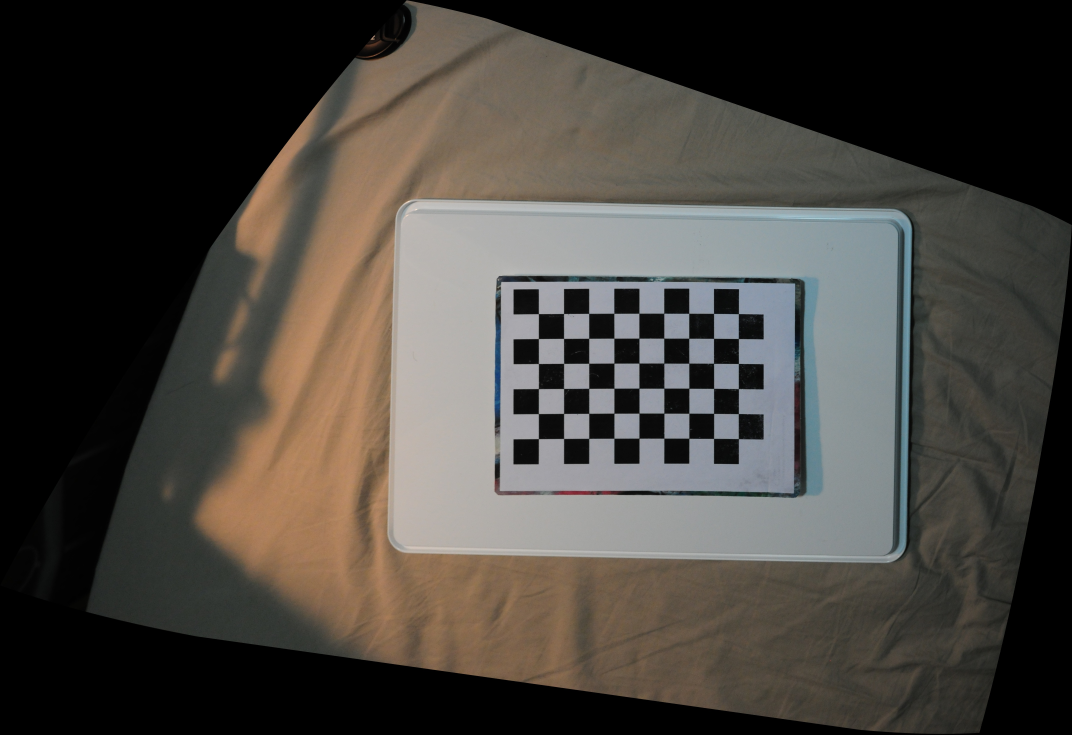
#> input picture versions/V1.4/Components/DSC_0631_after.jpg, 4288 x 2937 px (shown at 1/4 size)
$ python py_getContour.py
#> lines starting #> are read from the running program, lines starting #| are printed output that depends on the picture; after the words box and inside, x2 and y2 are one past the last pixel; in counts of white or black regions, pixels touching at a corner belong together
### versions/V1.4/Components/py_maskImage.py
# -*- coding: utf-8 -*-


import cv2
import numpy as np


def findChessboardInImage(Image, Width=6, Height=9):
    criteria = (cv2.TERM_CRITERIA_EPS + cv2.TERM_CRITERIA_MAX_ITER, 30, 0.001)

    # img_size = Image.shape[:2]
    gray = cv2.cvtColor(Image, cv2.COLOR_BGR2GRAY)

    # Find the chess board corners
    ret, corners = cv2.findChessboardCorners(gray, (Height, Width), None)

    # If found, return corners
    if ret:
        corners2 = cv2.cornerSubPix(gray, corners, (11, 11), (-1, -1), criteria)
        return corners2
    else:
        return []


def getChessboardCorners(Corners, Width=6, Height=9):
    # Get the 4 corner points of the chessboard
    points = Corners[0]
    for i in (Height - 1, (Width - 1) * Height, Width * Height - 1):
        points = np.vstack((points, Corners[i]))
    return points


def maskChessboardAndBackground(ImageWithCB, ImageWithEdge, AfterGrabCut=False, SampleType=2, CBD=0):
    # This function will mask the chessboard and the background
    # The program will first locate the chessboard, pick sample color at the chessboard corners
    # Then find the target area based on histogram back projection
    # Lastly, create a mask to cover the background and the chessboard
    # SampleType=1: Pick only the top left and bottom right corners
    #           =2: Pick only the top right and bottom left corners
    #           =<other int numbers>: Pick all 4 corners

    # Locate the chessboard first
    corners = getChessboardCorners(findChessboardInImage(ImageWithCB, Width=6, Height=9))

    # Get the corners of the chessboard based on its orientation
    if CBD < 1:
        x1 = int(corners[0][0])
        y1 = int(corners[0][1])
        x4 = int(corners[3][0])
        y4 = int(corners[3][1])
    else:
        x1 = int(corners[1][0])
        y1 = int(corners[1][1])
        x4 = int(corners[2][0])
        y4 = int(corners[2][1])

    if x1 > x4:
        x1, x4 = swapValue(x1, x4)
        y1, y4 = swapValue(y1, y4)

    dx = int((x4 - x1) / 8)

    point1 = (x1 - 3 * dx, y1 - 3 * dx)
    point2 = (x4 + 3 * dx, y4 + 3 * dx)

    # Get the region of the chessboard
    roi_chessboard = ImageWithCB[point1[1]:point2[1], point1[0]:point2[0]]

    # Find the border of the chessboard by using edge detection
    roi_CB_gray = cv2.cvtColor(roi_chessboard, cv2.COLOR_BGR2GRAY)
    roi_CB_gray = cv2.bilateralFilter(roi_CB_gray, 9, 75, 75)
    roi_CB_edge = cv2.Canny(roi_CB_gray, 30, 60, L2gradient=True)

    # Find the bounding rectangle of the border
    x, y, w, h = cv2.boundingRect(roi_CB_edge)

    # Create a mask to cover the chessboard only if Grab Cut mask exist
    if AfterGrabCut:
        size = ImageWithEdge.shape[:2]
        mask = np.ones([size[0], size[1]], dtype=np.uint8)
        mask *= 255
        showImg('mask after creation', mask, 800)
        cv2.waitKey(0)
        mask = cv2.rectangle(mask, (point1[0] + x, point1[1] + y), (point1[0] + x + w, point1[1] + y + h), 0, -1)
        showImg('mask after covering chessboard', mask, 800)
        cv2.waitKey(0)
        ImageWithEdge = cv2.bitwise_and(ImageWithEdge, mask)
        showImg('after', ImageWithEdge, 800)
        cv2.waitKey(0)
        cv2.destroyAllWindows()
        return ImageWithEdge

    # Get color samples from 4 corners of the chessboard
    sample_1 = ImageWithCB[(point1[1] + y - dx):(point1[1] + y), (point1[0] + x - dx):(point1[0] + x)]
    sample_2 = ImageWithCB[(point1[1] + y + h):(point1[1] + y + h + dx), (point1[0] + x - dx):(point1[0] + x)]
    sample_3 = ImageWithCB[(point1[1] + y - dx):(point1[1] + y), (point1[0] + x + w):(point1[0] + x + w + dx)]
    sample_4 = ImageWithCB[(point1[1] + y + h):(point1[1] + y + h + dx), (point1[0] + x + w):(point1[0] + x + w + dx)]

    if SampleType == 1:
        sampleColor = np.hstack((sample_1, sample_4))
    elif SampleType == 2:
        sampleColor = np.hstack((sample_2, sample_3))
    else:
        sampleColor = np.vstack((np.hstack((sample_1, sample_3)), np.hstack((sample_2, sample_4))))

    # Get the region of the target area by using histogram back projection
    roi_target = histogramBackprojection(sampleColor, ImageWithCB, applyMask=False)
    showImg('target', roi_target, 800)
    cv2.waitKey(0)
    # cv2.destroyWindow('target')

    # Find the bounding rectangle of the target area
    X, Y, W, H = cv2.boundingRect(roi_target)

    # Create a mask
    size = ImageWithEdge.shape[:2]
    mask = np.zeros([size[0], size[1]], dtype=np.uint8)
    lowerY = Y - dx
    lowerX = X - dx
    upperY = Y + H + dx
    upperX = X + W + dx
    # Check if the roi is outside the image
    if lowerY < 0:
        lowerY = 0
    if lowerX < 0:
        lowerX = 0
    if upperY > size[0]:
        upperY = size[0]
    if upperX > size[1]:
        upperX = size[1]
    mask = cv2.rectangle(mask, (lowerX, lowerY), (upperX, upperY), 255, -1)
    mask = cv2.rectangle(mask, (point1[0] + x, point1[1] + y), (point1[0] + x + w, point1[1] + y + h), 0, -1)
    showImg('mask', mask, 800)
    cv2.waitKey(0)
    # cv2.destroyWindow('mask')

    # Mask the chessboard and the background
    ImageWithEdge = cv2.bitwise_and(ImageWithEdge, mask)
    showImg('after', ImageWithEdge, 800)
    cv2.waitKey(0)
    cv2.destroyAllWindows()
    return ImageWithEdge


def swapValue(Val_1, Val_2):
    return Val_2, Val_1


def closeMask(img):
    kernel = np.ones((5, 5), np.uint8)
    img = cv2.morphologyEx(img, cv2.MORPH_OPEN, kernel)
    kernel = np.ones((9, 9), np.uint8)
    return cv2.morphologyEx(img, cv2.MORPH_CLOSE, kernel)


def histogramBackprojection(roi, TargetImg, applyMask=False):
    hsv = cv2.cvtColor(roi, cv2.COLOR_BGR2HSV)
    hsvt = cv2.cvtColor(TargetImg, cv2.COLOR_BGR2HSV)

    # calculating object histogram
    roiHist = cv2.calcHist([hsv], [0, 1], None, [180, 256], [0, 180, 0, 256])

    # normalize histogram and apply backprojection
    cv2.normalize(roiHist, roiHist, 0, 255, cv2.NORM_MINMAX)
    dst = cv2.calcBackProject([hsvt], [0, 1], roiHist, [0, 180, 0, 256], 1)

    # Convolute with circular disc to remove noise
    disc = cv2.getStructuringElement(cv2.MORPH_ELLIPSE, (5, 5))
    cv2.filter2D(dst, -1, disc, dst)

    # Threshold the mask
    ret, thresh = cv2.threshold(dst, 30, 255, cv2.THRESH_BINARY)
    thresh = closeMask(thresh)
    if applyMask is False:
        return thresh
    else:
        # Merge the mask into 3 channels
        thresh = cv2.merge((thresh, thresh, thresh))
        return cv2.bitwise_and(TargetImg, thresh)


def showImg(winName, mat, Width=None, Height=None):
    # Get image size
    # if Width is None or Height is None:
    #     Height, Width = mat.shape[:2]

    dim = None

    # if both the width and height are None
    if Width is None and Height is None:
        dim = mat.shape[:2]

    # check to see if the width is None
    elif Width is None:
        # calculate the ratio of the height and construct the
        # dimensions
        r = Height / float(mat.shape[0])
        dim = (int(mat.shape[1] * r), Height)

    # otherwise, the height is None
    else:
        # calculate the ratio of the width and construct the
        # dimensions
        r = Width / float(mat.shape[1])
        dim = (Width, int(mat.shape[0] * r))

    # Display image
    cv2.namedWindow(winName, 0)
    cv2.resizeWindow(winName, dim[0], dim[1])
    cv2.imshow(winName, mat)


# [16 lines that do not run on import are left out]
    # cv2.imwrite('im.jpg', image)

### versions/V1.4/Components/py_getContour.py
# -*- coding: utf-8 -*-

# Functions for finding a possible contour in the target image

import cv2
import numpy as np
from Components.py_maskImage import maskChessboardAndBackground


def showImg(winName, mat, Width=None, Height=None):
    # Get image size
    # if Width is None or Height is None:
    #     Height, Width = mat.shape[:2]

    dim = None

    # if both the width and height are None
    if Width is None and Height is None:
        dim = mat.shape[:2]

    # check to see if the width is None
    elif Width is None:
        # calculate the ratio of the height and construct the
        # dimensions
        r = Height / float(mat.shape[0])
        dim = (int(mat.shape[1] * r), Height)

    # otherwise, the height is None
    else:
        # calculate the ratio of the width and construct the
        # dimensions
        r = Width / float(mat.shape[1])
        dim = (Width, int(mat.shape[0] * r))

    # Display image
    cv2.namedWindow(winName, 0)
    cv2.resizeWindow(winName, dim[0], dim[1])
    cv2.imshow(winName, mat)


def findContours(Image, GrabCutMask=None, MinArcLength=30, Hull=False, Background=True, ChessboardDirection=0):
    # This function finds all possible contours and return some based on the selection criteria
    showImg('Image', Image, 800)
    cv2.waitKey(0)

    # Create a grayscale image if grab cut mask is not exist
    if GrabCutMask is None:
        gray = cv2.cvtColor(Image, cv2.COLOR_BGR2GRAY)
    else:
        gray = GrabCutMask.copy()

    # Canny edge detection
    gray = cv2.bilateralFilter(gray, 9, 75, 75)
    imgWithEdge = cv2.Canny(gray, 30, 60, L2gradient=True)

    # Put a mask over the chessboard and crop the background
    if GrabCutMask is None:
        imgWithEdge = maskChessboardAndBackground(Image, imgWithEdge, CBD=ChessboardDirection)
    else:
        imgWithEdge = maskChessboardAndBackground(Image, imgWithEdge, AfterGrabCut=True, CBD=ChessboardDirection)

    # Create a black background if contours are not to be drawn on the original background
    if Background:
        black = Image
    else:
        size = imgWithEdge.shape[:2]
        black = np.zeros([size[0], size[1], 3], dtype=np.uint8)

    # Find all possible contours
    contours, hierarchy = cv2.findContours(imgWithEdge, cv2.RETR_TREE, cv2.CHAIN_APPROX_SIMPLE)

    maxContour = contours[0]
    maxLength = 0
    count = 0
    filteredContours = []
    for c in contours:
        length = cv2.arcLength(c, True)

        # if 7000 < length < 7500:
        #     maxContour = c

        # Find the longest contour
        if length > MinArcLength:
            if length > maxLength:
                maxContour = c
                maxLength = length

        # Find all the contours that longer than the minimum arc length
        if length > MinArcLength:
            # print('Contour ' + str(count) + ': ' + '{:.3f}'.format(length))
            # print('Hierarchy: ' + str(hierarchy[0][count]))
            if Hull:
                c = cv2.convexHull(c)

            # Draw the contours
            temp = c[0]
            firstPoint = c[0]
            for point in c:
                cv2.line(black, (temp[0][0], temp[0][1]), (point[0][0], point[0][1]), (0, 0, 255), 1)
                temp = point
            cv2.line(black, (temp[0][0], temp[0][1]), (firstPoint[0][0], firstPoint[0][1]), (0, 0, 255), 1)

            # black = cv2.drawContours(black, hull, -1, (0, 0, 255), 3)

            # Display the contours one by one
            showImg('Contours', black, 1280)
            cv2.waitKey(0)

            count += 1
            # if count > 4:
            #     break

            filteredContours.append(c)

    # Draw the contours
    print('Contour length: ' + '{:.3f}'.format(cv2.arcLength(maxContour, True)))
    temp = maxContour[0]
    firstPoint = maxContour[0]
    for i in range(len(maxContour)):
        point = maxContour[i]
        cv2.line(black, (temp[0][0], temp[0][1]), (point[0][0], point[0][1]), (255, 255, 255), 1)
        temp = point
    cv2.line(black, (temp[0][0], temp[0][1]), (firstPoint[0][0], firstPoint[0][1]), (255, 255, 255), 1)
    return black, maxContour


if __name__ == '__main__':
    fileName = 'DSC_0631_after.jpg'
    image = cv2.imread(fileName)
#> image is the input picture: shape (2937, 4288, 3); mean B, G, R 62.2, 67.6, 71.6

    res, contours = findContours(image, Hull=False, MinArcLength=1000, Background=False)
#> in findContours, `imgWithEdge = cv2.Canny(gray, 30, 60, L2gradient=True)`:
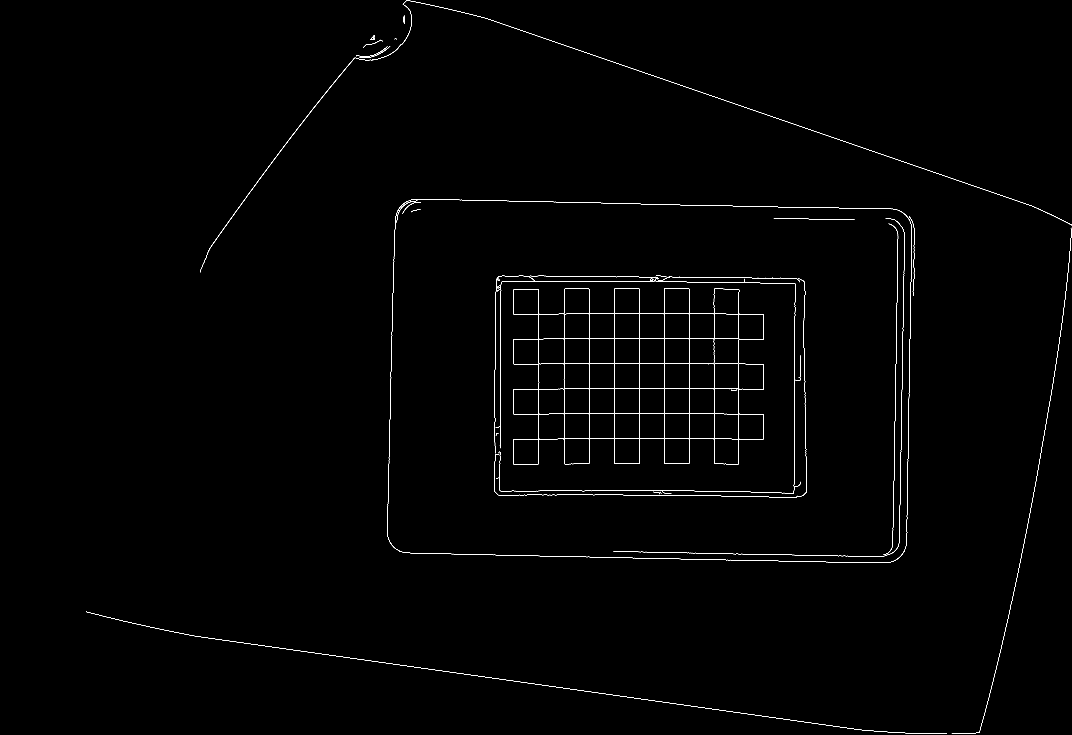
#> imgWithEdge: shape (2937, 4288) (shown at 1/4 size); 0.36% white in thin lines or dots
#> in findChessboardInImage, `ret, corners = cv2.findChessboardCorners(gray, (Height, Width), None)`: ret = True; corners = 54 rows, first 8: [2154.9, 1255.9], [2255.8, 1255.6], [2356.3, 1255], [2457, 1254.7], [2557, 1254.1], [2656.8, 1254.5], [2756.6, 1254.5], [2855.5, 1254.8]
#> in findChessboardInImage, `corners2 = cv2.cornerSubPix(gray, corners, (11, 11), (-1, -1), criteria)`: corners2 = 54 rows, first 8: [2155, 1256], [2255.7, 1255.5], [2356.4, 1254.8], [2457.1, 1254.4], [2557, 1254.2], [2656.6, 1254.3], [2756.6, 1254.5], [2855.7, 1254.9]
#> in getChessboardCorners, `points = Corners[0]`: points = [[2155, 1256]]
#> the loop in getChessboardCorners, `for i in (Height - 1, (Width - 1) * Height, Width * Height - 1):` made 3 passes
#> points on passes 1 to 3: [[2155, 1256], [2955, 1256]], [[2155, 1256], [2955, 1256], [2155, 1756]], [[2155, 1256], [2955, 1256], [2155, 1756], [2955, 1756]]
#> in maskChessboardAndBackground, `corners = getChessboardCorners(findChessboardInImage(ImageWithCB, Widt..`: corners = [[2155, 1256], [2955, 1256], [2155, 1756], [2955, 1756]]
#> in maskChessboardAndBackground, `x1 = int(corners[0][0])`: x1 = 2155
#> in maskChessboardAndBackground, `y1 = int(corners[0][1])`: y1 = 1255
#> in maskChessboardAndBackground, `x4 = int(corners[3][0])`: x4 = 2954
#> in maskChessboardAndBackground, `y4 = int(corners[3][1])`: y4 = 1756
#> in maskChessboardAndBackground, `dx = int((x4 - x1) / 8)`: dx = 99
#> in maskChessboardAndBackground, `point1 = (x1 - 3 * dx, y1 - 3 * dx)`: point1 = (1858, 958)
#> in maskChessboardAndBackground, `point2 = (x4 + 3 * dx, y4 + 3 * dx)`: point2 = (3251, 2053)
#> in maskChessboardAndBackground, `roi_CB_gray = cv2.cvtColor(roi_chessboard, cv2.COLOR_BGR2GRAY)`:
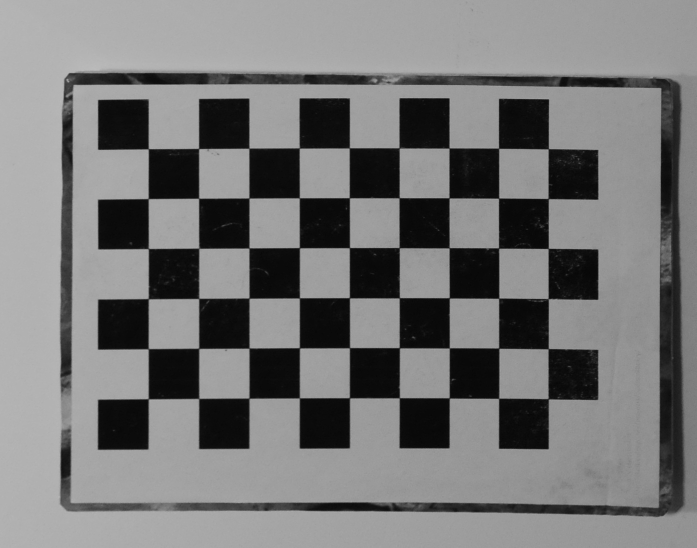
#> roi_CB_gray: shape (1095, 1393) (shown at 1/2 size); min 4, max 188, mean 118.9
#> in maskChessboardAndBackground, `roi_CB_edge = cv2.Canny(roi_CB_gray, 30, 60, L2gradient=True)`:
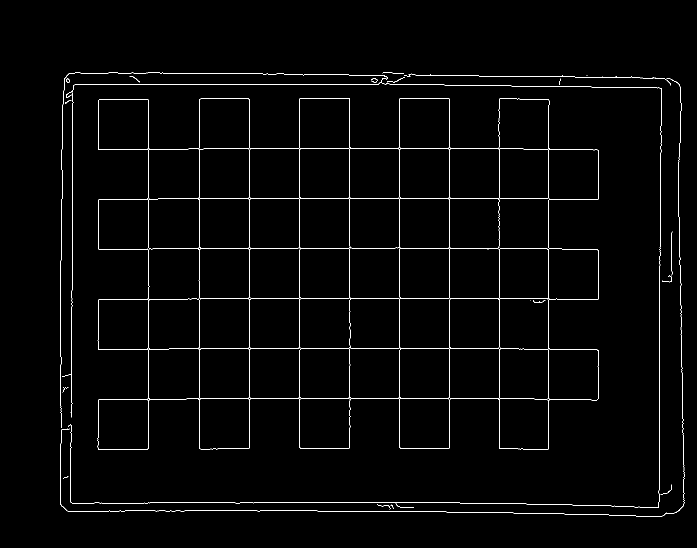
#> roi_CB_edge: shape (1095, 1393) (shown at 1/2 size); 1.5% white in thin lines or dots, all inside (x1, y1, x2, y2) = (120, 145, 1369, 1034)
#> in maskChessboardAndBackground, `x, y, w, h = cv2.boundingRect(roi_CB_edge)`: x = 120; y = 145; w = 1249; h = 889
#> in maskChessboardAndBackground, `sample_2 = ImageWithCB[(point1[1] + y + h):(point1[1] + y + h + dx), (..`:
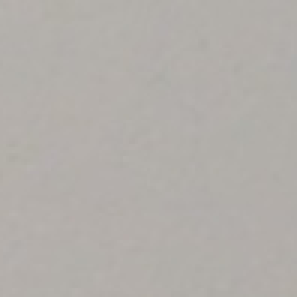
#> sample_2: shape (99, 99, 3) (shown 3 times larger); mean B, G, R 170.1, 174.5, 178.4
#> in maskChessboardAndBackground, `sample_3 = ImageWithCB[(point1[1] + y - dx):(point1[1] + y), (point1[0..`:
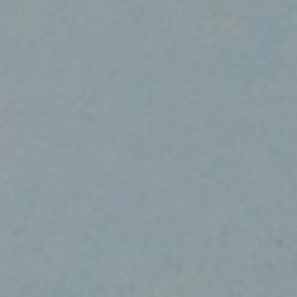
#> sample_3: shape (99, 99, 3) (shown 3 times larger); mean B, G, R 160.4, 155.3, 140.6
#> in maskChessboardAndBackground, `sampleColor = np.hstack((sample_2, sample_3))`:
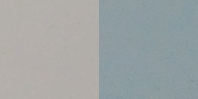
#> sampleColor: shape (99, 198, 3); mean B, G, R 165.3, 164.9, 159.5
#> in histogramBackprojection, `hsv = cv2.cvtColor(roi, cv2.COLOR_BGR2HSV)`: hsv: shape (99, 198, 3); mean H, S, V 56.8, 21.6, 169.4
#> in histogramBackprojection, `hsvt = cv2.cvtColor(TargetImg, cv2.COLOR_BGR2HSV)`: hsvt: shape (2937, 4288, 3); mean H, S, V 27.7, 30, 74.1
#> in histogramBackprojection, `cv2.normalize(roiHist, roiHist, 0, 255, cv2.NORM_MINMAX)`: roiHist: shape (180, 256) float32; min 0, max 255, mean 0
#> in histogramBackprojection, `ret, thresh = cv2.threshold(dst, 30, 255, cv2.THRESH_BINARY)`: thresh: shape (2937, 4288); 4.6% white; 1002 white regions (409 under 20 px), largest, box (x1, y1, x2, y2) and area: (1592, 835, 2262, 2225) 292389, (3006, 875, 3587, 1532) 180269, (3388, 1574, 3583, 1944) 18653
#> in closeMask, `img = cv2.morphologyEx(img, cv2.MORPH_OPEN, kernel)`: img: shape (2937, 4288); 4.3% white; 525 white regions, largest, box (x1, y1, x2, y2) and area: (1594, 846, 2219, 2224) 281886, (3039, 883, 3584, 1518) 167536, (2570, 853, 2926, 883) 5127
#> in closeMask, `return cv2.morphologyEx(img, cv2.MORPH_CLOSE, kernel)`: returned value: shape (2937, 4288); 4.7% white; 218 white regions, largest, box (x1, y1, x2, y2) and area: (1580, 841, 2316, 2227) 321087, (2550, 842, 3589, 1613) 204949, (3413, 1546, 3580, 2006) 26101
#> in maskChessboardAndBackground, `X, Y, W, H = cv2.boundingRect(roi_target)`: X = 1568; Y = 797; W = 2059; H = 1432
#> in maskChessboardAndBackground, `lowerY = Y - dx`: lowerY = 698
#> in maskChessboardAndBackground, `lowerX = X - dx`: lowerX = 1469
#> in maskChessboardAndBackground, `upperY = Y + H + dx`: upperY = 2328
#> in maskChessboardAndBackground, `upperX = X + W + dx`: upperX = 3726
#> in maskChessboardAndBackground, `mask = cv2.rectangle(mask, (lowerX, lowerY), (upperX, upperY), 255, -1)`: mask: shape (2937, 4288); 29.2% white; 1 white region, box (x1, y1, x2, y2) and area: (1469, 698, 3727, 2329) 3682798
#> in maskChessboardAndBackground, `mask = cv2.rectangle(mask, (point1[0] + x, point1[1] + y), (point1[0] ..`: mask: shape (2937, 4288); 20.4% white; 1 white region, box (x1, y1, x2, y2) and area: (1469, 698, 3727, 2329) 2570298
#> in maskChessboardAndBackground, `ImageWithEdge = cv2.bitwise_and(ImageWithEdge, mask)`:
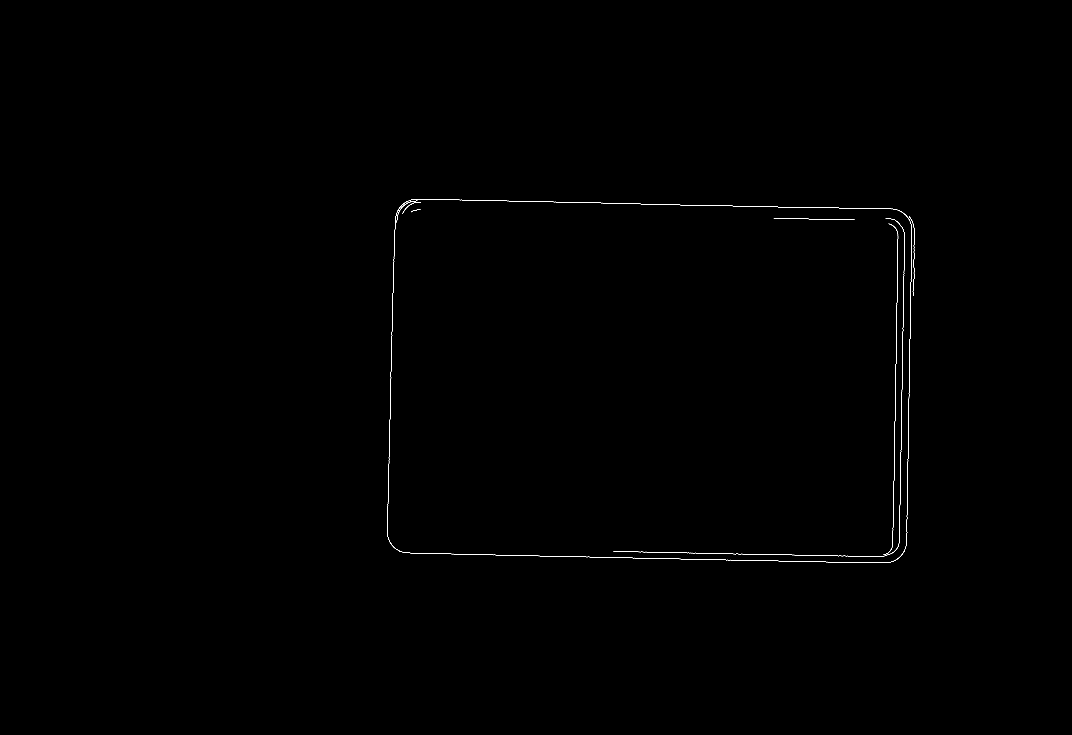
#> ImageWithEdge: shape (2937, 4288) (shown at 1/4 size); 0.09% white in thin lines or dots, all inside (x1, y1, x2, y2) = (1549, 797, 3659, 2252)
#> in findContours, `contours, hierarchy = cv2.findContours(imgWithEdge, cv2.RETR_TREE, cv2..`: contours = 8 contours, 3 with area under 20; largest, box (x1, y1, x2, y2) and area: (1549, 797, 3648, 2252) 142, (2453, 873, 3619, 2227) 43, (3534, 895, 3593, 2220) 40, (1610, 808, 1684, 855) 34, (1587, 803, 1670, 891) 32
#> in findContours, `maxContour = contours[0]`: maxContour = contour of 335 points, box (x1, y1, x2, y2) (3534, 895, 3593, 2220), area 40
#> the loop in findContours, `for c in contours:` made 8 passes
#> (length, maxLength, firstPoint) on passes 1, 2, 8: (2782.3, 2782.3, [[3554, 895]]), (5274.2, 5274.2, [[3543, 873]]), (14052.5, 14052.5, [[1654, 797]])
#> length on passes 3 to 7: 653.5, 693.2, 88.18, 195.4, 285.9
#> after the loop in findContours, `for c in contours:`: count = 3; filteredContours = 3 contours; box (x1, y1, x2, y2) and area: (1549, 797, 3648, 2252) 142, (2453, 873, 3619, 2227) 43, (3534, 895, 3593, 2220) 40; maxContour = contour of 2008 points, box (x1, y1, x2, y2) (1549, 797, 3648, 2252), area 142; maxLength = 14052.5
#| Contour length: 14052.512
#> the loop in findContours, `for i in range(len(maxContour)):` made 2008 passes
#> temp on passes 1 to 3: [[1654, 797]], [[1653, 798]], [[1648, 798]]
#> contours has the same summary as maxContour in findContours

    # cv2.imwrite(fileName.split('.')[0] + '_edges.jpg', res)
    showImg('res', res, 800)
    cv2.waitKey(0)
    cv2.destroyAllWindows()
